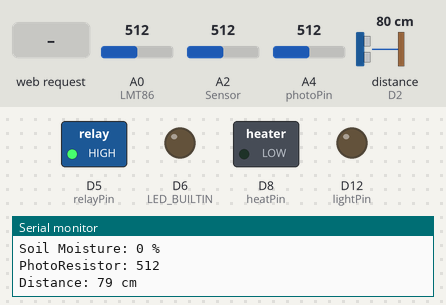
A sketch run on a simulated Arduino MKR. Shown: switched loads named in the sketch (green lamp = pin HIGH), output pins drawn as LEDs (lit = HIGH), the last lines printed to the serial monitor. Inputs (shaded band) come from the test bench; at power-on: A0 (LMT86) = 512, A2 (Sensor) = 512, A4 (photoPin) = 512, distance to the obstacle (sensor on D2) 80 cm. The echo pulse lasts 58.3 µs per cm; WiFi joins after 1.5 s; servers stay silent unless stated; pins used as bus, display or sensor lines are not drawn.

Above: at 12.7 s.
12.8 s: HTTP request GET /Chives received
At 18.8 s:
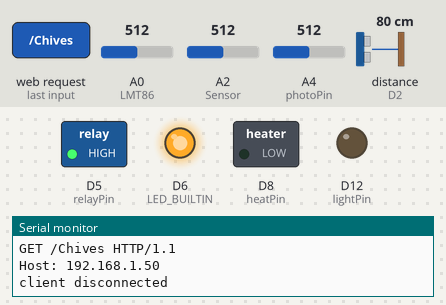
At 21.2 s:
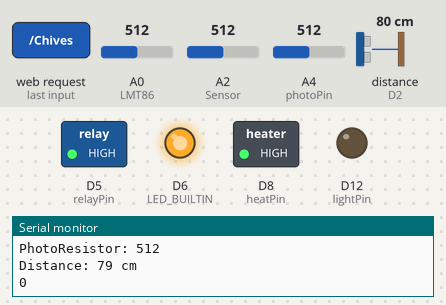
21.5 s: HTTP request GET /Tomatoes received
At 22.8 s:
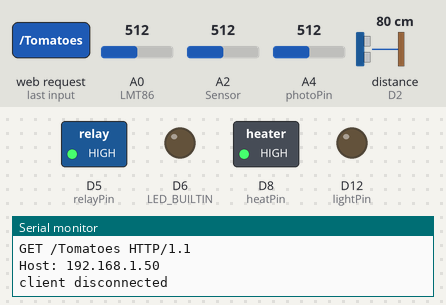
Timing chart, 0 to 24.5 s (numbered marks = the images above; inputs shaded):
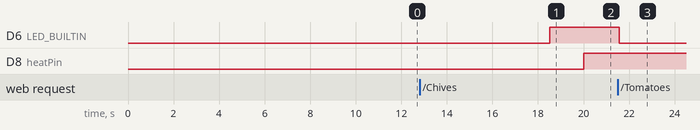

The sketch:

P2FinalCode.Section208.Team12.ino
```cpp
// APSC 200
// Team 12: Erhowvosere Otubu, Carter Moore, Will Pritchard, Tao Nichol, Arta Namjoo

#include <WiFiNINA.h>
#include <math.h>
#define echoPin 2 // attach pin D2 Arduino to pin Echo of HC-SR04
#define trigPin 3 //attach pin D3 Arduino to pin Trig of HC-SR0
char ssid[] = "Carter";             //  your network SSID (name) between the " "
char pass[] = "Harry623";      // your network password between the " "
int keyIndex = 0;                 // your network key Index number (needed only for WEP)
int status = WL_IDLE_STATUS;      //connection status

// defines variables
long duration; // variable for the duration of sound wave travel
int distance; // variable for the distance measurement
const int AirValue = 469;   //you need to replace this value with Value_1
const int WaterValue = 310;  //you need to replace this value with Value_2
int soilMoistureValue = 0;
int soilmoisturepercent = 0;

int photoPin = A4;

int heatPin = 8;
int lightPin = 12;
int relayPin = 5;
int light;

int LMT86 = A0;
int A0_Read = 0;
float voltage = 0;
float Temperature = 0;
//0 is chives,  1 is tomatoes. rows 0 & 1 are for temp, rows 2 & 3 are for light, rows 4 & 5 are for moisture, row 4 is for the time it takes to grow
int plants [2][3];
int plantsThreshold [2][7] = {{15, 23, 6, 8, 60, 70, 60}, {15, 34, 6, 8, 60, 80, 90}};
int emptyTank = 6;
int selection = -1;
int tempStatus = 0;
int lightStatus = 0;
int lightCounter = 0;
int moistureStatus = 0;
int tankStatus = 0;
int minutes = 0;
int hours = 0;
int days = 0;
int printTemp;
int printMoisture;
int endProcess = 0;
int lightConstant = 100;
int lightTime;
int finished = 0;
int testnumber = 0;
WiFiServer server(80);            //server socket

WiFiClient client = server.available();
int sensorValue = 8;

void setup() {
  Serial.begin(9600);
  pinMode(LED_BUILTIN, OUTPUT);
  pinMode(lightPin, OUTPUT);
  pinMode(heatPin, OUTPUT);
  pinMode(relayPin, OUTPUT);
  digitalWrite(relayPin, HIGH);
  pinMode(trigPin, OUTPUT); // Sets the trigPin as an OUTPUT
  pinMode(echoPin, INPUT); // Sets the echoPin as an INPUT

  while (!Serial)

  enable_WiFi();
  connect_WiFi();
  server.begin();
  printWifiStatus();
}
int minute = 0;

void loop() {
  if(endProcess == 1){
    exit(0);
  }
  if (selection == 2 || selection == -1){
    Serial.println(testnumber);
    printWifiStatus();
    getTemp();
    getMoisture();
    getLight();
    getWaterDistance();
    decisions();
    delay(6000);
    if(testnumber == 1){
      if(light < 150){
        digitalWrite(lightPin, LOW);
      }
      else{
        digitalWrite(lightPin, HIGH);
      }
    }
    if (testnumber != 1){
      digitalWrite(lightPin, LOW);
    }
    if(testnumber == 2){
      if(soilmoisturepercent < 60){

        digitalWrite(relayPin, LOW);
        delay(2000);
        digitalWrite(relayPin, HIGH);
      }
      else{

        digitalWrite(relayPin, HIGH);
        delay(6000);

      }
    }
    if(testnumber == 3){
      if(distance < 6){
        digitalWrite(relayPin, LOW);
        delay(6000);
        digitalWrite(relayPin, HIGH);
        delay(6000);
      }
      else{
        digitalWrite(relayPin, HIGH);
        delay(6000);
      }

    }
    if(testnumber == 4){
      if(printTemp > 15){
        digitalWrite(heatPin, LOW);
        delay(250);
      }
      else{
        digitalWrite(heatPin, HIGH);
        delay(250);
        }
    }
    if(testnumber != 4){
      digitalWrite(heatPin, LOW);
    }
    client = server.available();
    if(client){
      printWEB();
    }
    delay(500);
  }
  else{
  if(days == plantsThreshold[selection][6]){
    finished = 1;
  }
    Serial.print("The value is printed after: ");
    Serial.print(minute);
    Serial.print(" minute\n");
    minute = minute+1;
    getTemp();
    getMoisture();
    getLight();
    getWaterDistance();
    Serial.println(selection);
    if(selection != -1){
      decisions();
    }
    if(minute == 60){
      //To add: if the light counter isn't 0, subtract 1 from it.
      if(lightTime != 0){
        lightTime = lightTime - 1;
      }
      hours = hours+1;
      //replace threshold for light with readable value
      if(lightStatus == 1){
        lightCounter = lightCounter+1;
      }
      minute = 0;
      if(hours == 24){
        days = days+1;
        if(lightCounter < plantsThreshold[selection][2]){
          lightTime = plantsThreshold[selection][3] - lightCounter;
          if(lightTime < 0){
            lightTime = 0;
          }
        }
        lightCounter = 0;
        hours = 0;
      }
    }
    if(lightTime != 0){
      digitalWrite(lightPin, HIGH);
    }
    else{
      digitalWrite(lightPin, LOW);
    }
    if(tempStatus == 1){
      digitalWrite(heatPin, HIGH);
    }
    else{
      digitalWrite(heatPin, LOW);
    }
    int i = 0;
    if(moistureStatus == 1){
      Serial.println("pump on");
      pinMode(relayPin, OUTPUT);
      digitalWrite(relayPin, HIGH);
      delay(2950);
      digitalWrite(relayPin, LOW);
      i = 50;
    }
    // turn on pins for certain functions
    while(i < 1000){
      client = server.available();
      if(client){
        printWEB();
      }
      i = i+1;
      delay(59);
    }
    }
  // delay(59000);
}

void printWifiStatus() {
  // print the SSID of the network you're attached to:
  Serial.print("SSID: ");
  Serial.println(WiFi.SSID());

  // print your board's IP address:
  IPAddress ip = WiFi.localIP();
  Serial.print("IP Address: ");
  Serial.println(ip);

  // print the received signal strength:
  long rssi = WiFi.RSSI();
  Serial.print("signal strength (RSSI):");
  Serial.print(rssi);
  Serial.println(" dBm");

  Serial.print("To see this page in action, open a browser to http://");
  Serial.println(ip);
}

void enable_WiFi() {
  // check for the WiFi module:
  if (WiFi.status() == WL_NO_MODULE) {
    Serial.println("Communication with WiFi module failed!");
    // don't continue
    while (true);
  }

  String fv = WiFi.firmwareVersion();
  if (fv < "1.0.0") {
    Serial.println("Please upgrade the firmware");
  }
}

void connect_WiFi() {
  // attempt to connect to Wifi network:
  while (status != WL_CONNECTED) {
    Serial.print("Attempting to connect to SSID: ");
    Serial.println(ssid);
    // Connect to WPA/WPA2 network. Change this line if using open or WEP network:
    status = WiFi.begin(ssid, pass);

    // wait 10 seconds for connection:
    delay(10000);
  }
}

void printWEB() {

  if (client) {                             // if you get a client,
    Serial.println("new client");           // print a message out the serial port
    String currentLine = "";                // make a String to hold incoming data from the client
    while (client.connected()) {            // loop while the client's connected
      if (client.available()) {             // if there's bytes to read from the client,
        char c = client.read();             // read a byte, then
        Serial.write(c);                    // print it out the serial monitor
        if (c == '\n') {                    // if the byte is a newline character

          // if the current line is blank, you got two newline characters in a row.
          // that's the end of the client HTTP request, so send a response:
          if (currentLine.length() == 0) {

            // HTTP headers always start with a response code (e.g. HTTP/1.1 200 OK)
            // and a content-type so the client knows what's coming, then a blank line:
            client.println("HTTP/1.1 200 OK");
            client.println("Content-type:text/html");
            client.println();

            //create the buttons
            // client.print("Click <a href=\"/H\">here</a> turn the LED on<br>");
            // client.print("Click <a href=\"/L\">here</a> turn the LED off<br><br>");

            //only show status if a plant is already growing? Also dont offer to grow something if plant is already growing
            client.print("<body bgcolor=”#f0e926>");

            //put all readings on screen for user to see, temp, need to refil water, etc.
            if(finished == 1){
              client.print("<center>Please harvest plant and press the 'Force End' button.</center><br>");
            }
            else if(selection == -1){
              client.print("<center>What would you like to grow?:</center><br>");
              client.print("<center><a href=\"/Chives\">Chives</a></center><br>");
              client.print("<center><a href=\"/Tomatoes\">Tomatoes</a></center><br>");
              client.print("<center><a href=\"/LiveDemo\">Live Demonstration</a></center><br>");
              //if done, print that the process has finished and the plant must be harvested, else say how much time left on clock.
              //force end button, maybe have like an "all done button when the plant is harvested?"
            }
            else{
              client.print("<center>CURRENT STATUS:</center><br>");
              client.print("<center>");
              client.print("Temperature: ");
              client.print(printTemp);
              client.print("<span>&#176;</span>C");
              client.print("<center/><br>");
              if(tempStatus == 1){
                client.print("<center>");
                client.print("The heater is currently ON");
                client.print("<center/><br>");
              }
              else{
                client.print("<center>");
                client.print("The heater is currently OFF");
                client.print("<center/><br>");
              }
              client.print("<center>");
              client.print("Soil Moisture Percentage: ");
              client.print(printMoisture);
              client.print("%");
              client.print("<center/><br>");
              if(lightTime != 0){
                client.print("<center>");
                client.print("Light is currently ON");
                client.print("<center/><br>");
              }
              else{
                client.print("<center>");
                client.print("Light is currently OFF");
                client.print("<center/><br>");
              }
              if(tankStatus == 1){
                client.print("<center>");
                client.print("The water tank is running low. Please refill as soon as possible.");
                client.print("<center/><br>");
              }
              else{
                  int tankPercent = (distance)/(emptyTank) * 100;
                  client.print("<center>");
                  client.print("The water tank is ");
                  client.print(tankPercent);
                  client.print("% full");
                  client.print("<center/><br>");

              }
              if(selection == 2){
                client.print("<center><a href=\"/testlight\">Test Light</a></center><br>");
                client.print("<center><a href=\"/moisturesensor\">Test Moisture Sensor</a></center><br>");
                client.print("<center><a href=\"/emptytank\">Test Empty Tank</a></center><br>");
                client.print("<center><a href=\"/raiseheat\">Raise Heat Threshold</a></center><br>");
              }
              client.print("<center><a href=\"/END\">Force End</a></center><br><br>");
              client.println();
            }
            break;
          }
          else {      // if you got a newline, then clear currentLine:
            currentLine = "";
          }
        }
        else if (c != '\r') {    // if you got anything else but a carriage return character,
          currentLine += c;      // add it to the end of the currentLine
        }

        if (currentLine.endsWith("GET /Chives")) {
          digitalWrite(LED_BUILTIN, HIGH);
          selection = 0;

        }
        if (currentLine.endsWith("GET /Tomatoes")) {
          digitalWrite(LED_BUILTIN, LOW);
          selection = 1;
        }
        if (currentLine.endsWith("GET /LiveDemo")) {
          digitalWrite(LED_BUILTIN, LOW);
          selection = 2;
        }
        if (currentLine.endsWith("GET /Force End")) {
          digitalWrite(LED_BUILTIN, LOW);
          endProcess = 1;
        }
        if (currentLine.endsWith("GET /testlight")) {
          digitalWrite(LED_BUILTIN, LOW);
          testnumber = 1;
        }
        if (currentLine.endsWith("GET /moisturesensor")) {
          digitalWrite(LED_BUILTIN, LOW);
          testnumber = 2;
        }
        if (currentLine.endsWith("GET /emptytank")) {
          digitalWrite(LED_BUILTIN, LOW);
          testnumber = 3;
        }
        if (currentLine.endsWith("GET /raiseheat")) {
          digitalWrite(LED_BUILTIN, LOW);
          testnumber = 4;
        }

      }
    }
    // close the connection:
    client.stop();
    Serial.println("client disconnected");
  }
}
//add function that decides what needs to be turned on
void decisions(){
  if(soilmoisturepercent < plantsThreshold[selection][4]){
    if (distance >= 6){
      moistureStatus = 0;
      tankStatus = 1;
      }
    else if(distance < 6){
      tankStatus = 0;
      moistureStatus = 1;
      }
  }
  else {
    moistureStatus = 0;
  }
  if (printTemp < plantsThreshold[selection][0]){
    tempStatus = 1;
  }
  else{
    tempStatus = 0;
  }
  if(light < lightConstant){
    lightStatus = 1;
  }
  else{
    lightStatus = 0;
  }
}


int getTemp(){
  A0_Read = analogRead(LMT86);
  // Serial.println(A0_Read);
  Temperature = (415-A0_Read) / 2.14;
  Serial.print("Temperature: ");
  Serial.print(Temperature, 1);
  Serial.println(" C");
  printTemp = (int)Temperature;
  delay(250);
  return (int)round(Temperature);
}

int getMoisture(){
  soilMoistureValue = analogRead(A2);  //put Sensor insert into soil
  Serial.print("Soil Moisture: ");
  // Serial.println(soilMoistureValue);
  soilmoisturepercent = map(soilMoistureValue, AirValue, WaterValue, 0, 100);
  if(soilmoisturepercent >= 100)
  {
    soilmoisturepercent = 100;
    Serial.println("100 %");
  }
  else if(soilmoisturepercent <=0)
  {
    soilmoisturepercent = 0;
    Serial.println("0 %");
  }
  else if(soilmoisturepercent >0 && soilmoisturepercent < 100)
  {
    Serial.print(soilmoisturepercent);
    Serial.println("%");
  }
  printMoisture = soilmoisturepercent;
  delay(250);
  return soilmoisturepercent;
}

int getLight(){
  light = analogRead(photoPin);
  Serial.print("PhotoResistor: " );
  Serial.println(light);
  delay(250);
  return light;
}

int getWaterDistance(){
  digitalWrite(trigPin, LOW);
  delayMicroseconds(2);
  // Sets the trigPin HIGH (ACTIVE) for 10 microseconds
  digitalWrite(trigPin, HIGH);
  delayMicroseconds(10);
  digitalWrite(trigPin, LOW);
  // Reads the echoPin, returns the sound wave travel time in microseconds
  duration = pulseIn(echoPin, HIGH);
  // Calculating the distance
  distance = duration * 0.034 / 2; // Speed of sound wave divided by 2 (go and back)
  // Displays the distance on the Serial Monitor
  Serial.print("Distance: ");
  Serial.print(distance);
  Serial.println(" cm");
  delay(250);
  return (int)distance;
}
```

Measured:
- after the input at 12.8 s, D6 (LED_BUILTIN): LOW → HIGH after 5.7 s; D8 (heatPin): LOW → HIGH after 7.2 s
- after the input at 21.5 s, D6 (LED_BUILTIN): HIGH → LOW after 0.06 s
